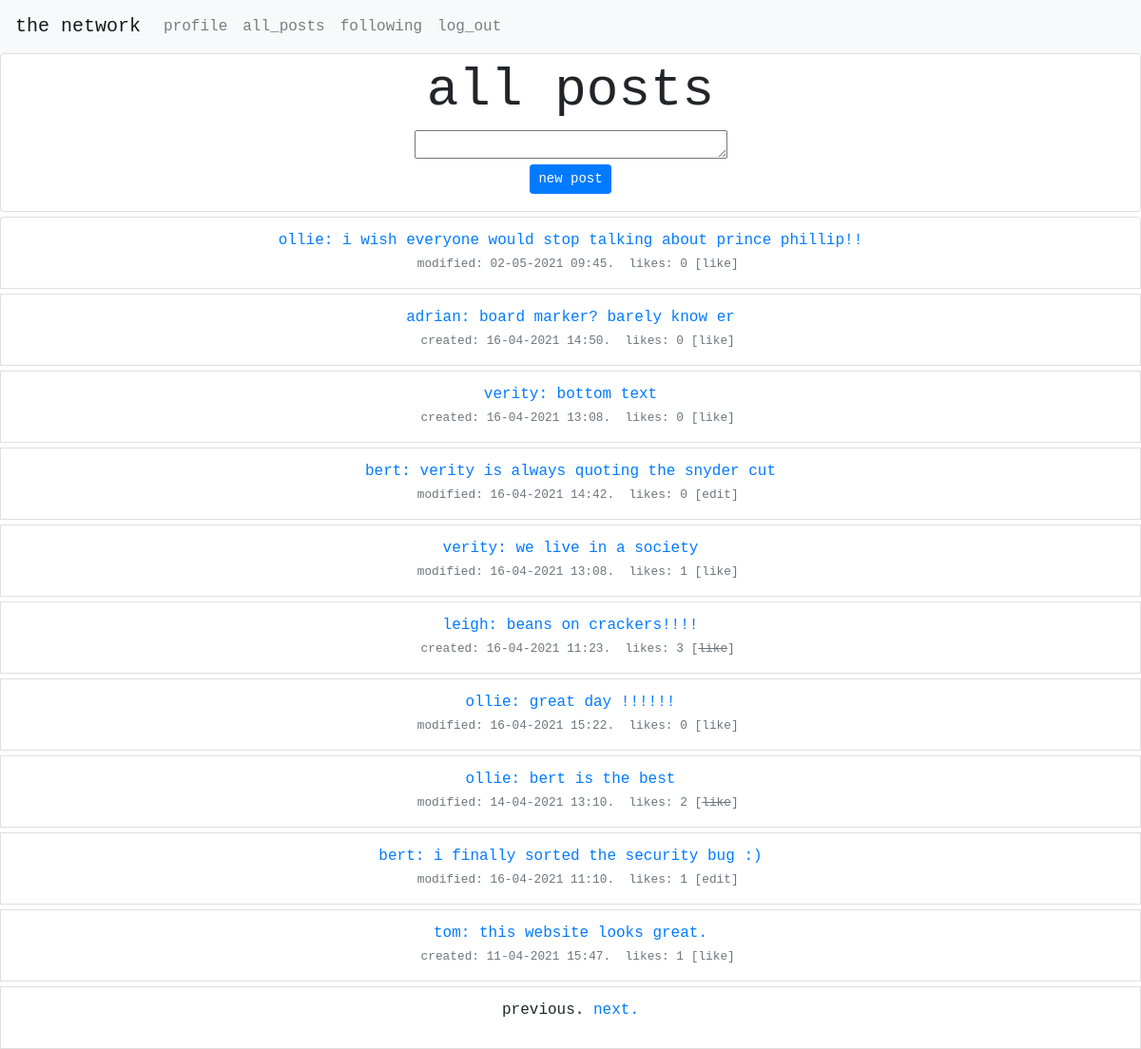
Screenshot of / (signed in) with the database file from the repository.
### network/models.py (models this page shows, shortened)
class TimestampedBaseModel(models.Model):
    id = models.UUIDField(
        primary_key=True,
        default=uuid.uuid4,
        editable=False
    )
    created_at = models.DateTimeField(
        auto_now_add=True,
        editable=False,
        null=False
    )
    updated_at = models.DateTimeField(
        auto_now=True,
        editable=False,
        null=False
    )
    class Meta:
        abstract = True

class Post(TimestampedBaseModel):
    user = models.ForeignKey(
        'User',
        related_name='posts',
        verbose_name='User',
        on_delete=models.CASCADE
    )
    content = models.TextField(
        max_length=500
    )
    class Meta:
        ordering = ['-created_at']
        verbose_name_plural = "Posts"
        indexes = [
            models.Index(fields=['user']),
            models.Index(fields=['-created_at']),
        ]
    def get_number_of_likes(self):
        return Like.objects.filter(post_id=self.id).count()
    def created_or_modified(self):
        created = self.created_at.strftime('%d-%m-%Y %H:%M')
        updated = self.updated_at.strftime('%d-%m-%Y %H:%M')
        if created != updated:
            return f"modified: {updated}"
        else:
            return f" created: {created}"

class User(AbstractUser):
    id = models.UUIDField(
        primary_key=True,
        default=uuid.uuid4,
        editable=False
    )
    def __str__(self):
        return self.username
    def get_liked_posts(self):
        post_ids = Like.objects.filter(related_user_id=self.id).values("post")
        return Post.objects.filter(id__in=post_ids)

### network/views.py (the view)
# urls.py: path("", views.index, name="index"),
def index(request):
    if request.method == "GET":
        user = request.user.id
        post_list = Post.objects.all()
        posts = paginate(request, post_list)
        liked_posts = users_liked_posts(request)
        return render(request, "network/index.html", {
            "posts": posts,
            "post_form": PostForm(initial={'user': user}),
            "liked_posts": liked_posts,
        })
    if request.method == "POST":
        form = PostForm(request.POST)
        if form.is_valid():
            form.save()
            return HttpResponseRedirect(reverse("index"))

### network/forms.py
class PostForm(ModelForm):
    class Meta:
        model = Post
        fields = ['user', 'content']
        widgets = {
            'user': HiddenInput(),
            'content': forms.Textarea(
                attrs={'rows': 1, 'cols': 30})
        }

### network/utils.py (called while the page is built)
def paginate(request, post_list):
    page = request.GET.get('page', 1)
    """ split posts into  sets of 10"""
    paginator = Paginator(post_list, 10)
    """ set which posts to display """
    try:
        posts = paginator.page(page)
    except PageNotAnInteger:
        """ set page 1 if request is not specific """
        posts = paginator.page(1)
    except EmptyPage:
        """  display final posts if empty page is requested """
        posts = paginator.page(paginator.num_pages)
    return posts

def users_liked_posts(request):
    liked_posts = ""
    if request.user.is_authenticated:
        liked_posts = request.user.get_liked_posts()
    return liked_posts

### network/templates/network/index.html (shortened to what this page needs)
{% extends "network/layout.html" %}
{% block body %}
    <div class="row" id="page_title">
        <div class="col">
            <div class="card" style="padding-top: 5px;padding-bottom: 5px;">
                <h3 class="display-4 text-monospace text-center" style="margin-left: 15px;margin-right: 15px;"><strong>all
                    posts</strong></h3>
                {% if user.is_authenticated %}
                    {% include 'network/new_post.html' %}
                {% endif %}
            </div>
        </div>
    </div>
    {% include 'network/posts.html' %}
    {% load static %}
{% endblock %}

### network/templates/network/new_post.html (shortened to what this page needs)
<div id="new_post" class="d-flex justify-content-center">
    <form action="{% url 'index' %}" method="post">
        {% for field in post_form %}
            {{ field }}
        {% endfor %}
        <div class="d-flex justify-content-center">
            <button class="btn btn-primary btn-sm text-monospace" type="submit" style="margin-bottom: 13px;">new post
            </button>
        </div>
    </form>
</div>

### network/templates/network/posts.html (shortened to what this page needs)
<ul class="list-group">
    {% for post in posts %}
        <li class="list-group-item" style="margin-top:5px;">
            <div class="media">
                <div class="media-body">
                    <div class="media" style="overflow:visible;">
                        <div class="media-body" style="overflow:visible;">
                            <div class="row">
                                <div class="col-md-12 text-monospace text-primary text-center">
                                    <p class="text-monospace text-center" style="margin-bottom: 2px;"">
                                    <span class="content-box" id="content-box-{{ post.id }}">
<a href="/profile/{{ post.user_id }}">{{ post.user }}<a>: <span id="content_{{ post.id }}">{{ post.content }}</span>
                                    </span>
                                    <br><small class="text-muted"> &nbsp; <span
                                        id="created_updated{{ post.id }}">{{ post.created_or_modified }}</span>.&nbsp;
                                    likes:
                                    <span id="like_number_{{ post.id }}">{{ post.get_number_of_likes }} </span>
                                    {% if user.is_authenticated %}
                                        {% if user.id == post.user_id %}
                                            <span class="edit_button" id="edit_button{{ post.id }}"
                                                  data-post="{{ post.id }}" data-user="{{ user.id }}">[edit]
                                                    </span>
                                        {% else %}
                                            <span class="like_button" id="like_text_{{ post.id }}"
                                                  data-post="{{ post.id }}" data-user="{{ user.id }}">
                                                    {% if post in liked_posts %}
                                                        [<strike>like</strike>]
                                                    {% else %}
                                                        [like]
                                                        </span>
                                                    {% endif %}
                                        {% endif %}
                                    {% endif %}
                                </small></p>
                                </div>
                            </div>
                        </div>
                    </div>
                </div>
            </div>
        </li>
    {% endfor %}
</ul>
<ul class="list-group">
    <li class="list-group-item" style="margin-top:5px;">
        <div class="media">
            <div class="media-body">
                <div class="media" style="overflow:visible;">
                    <div class="media-body" style="overflow:visible;">
                        <div class="row">
                            <div class="col-md-12 text-monospace">
                                <p class="text-monospace text-center">
                                    {% if posts.has_other_pages %}
                                        {% if posts.has_previous %}
                                            <a href="?page={{ posts.previous_page_number }}">previous.</a>
                                        {% else %}
                                            <span>previous.</span>
                                        {% endif %}
                                        {% if posts.has_next %}
                                            <a href="?page={{ posts.next_page_number }}">next.</a>
                                        {% else %}
                                            <span>next.</span>
                                        {% endif %}
                                    {% endif %}
                                    <br></p>
                            </div>
                        </div>
                    </div>
                </div>
            </div>
        </div>
    </li>
</ul>

### network/static/network/styles.css (style rules this page uses)
p { text-transform: lowercase; }

### rows the page displays
Post: user "ollie", content "i wish everyone would stop talking about prince phillip!!", created_or_modified "modified: 02-05-2021 09:45", get_number_of_likes "0", shows "[like]"
Post: user "adrian", content "board marker? barely know er", created_or_modified "created: 16-04-2021 14:50", get_number_of_likes "0", shows "[like]"
Post: user "verity", content "bottom text", created_or_modified "created: 16-04-2021 13:08", get_number_of_likes "0", shows "[like]"
Post: user "bert", content "verity is always quoting the snyder cut", created_or_modified "modified: 16-04-2021 14:42", get_number_of_likes "0"
Post: user "verity", content "we live in a society", created_or_modified "modified: 16-04-2021 13:08", get_number_of_likes "1", shows "[like]"
Post: user "leigh", content "beans on crackers!!!!", created_or_modified "created: 16-04-2021 11:23", get_number_of_likes "3"
Post: user "ollie", content "great day !!!!!!", created_or_modified "modified: 16-04-2021 15:22", get_number_of_likes "0", shows "[like]"
Post: user "ollie", content "bert is the best", created_or_modified "modified: 14-04-2021 13:10", get_number_of_likes "2"
Post: user "bert", content "i finally sorted the security bug :)", created_or_modified "modified: 16-04-2021 11:10", get_number_of_likes "1"
Post: user "tom", content "this website looks great.", created_or_modified "created: 11-04-2021 15:47", get_number_of_likes "1", shows "[like]"
